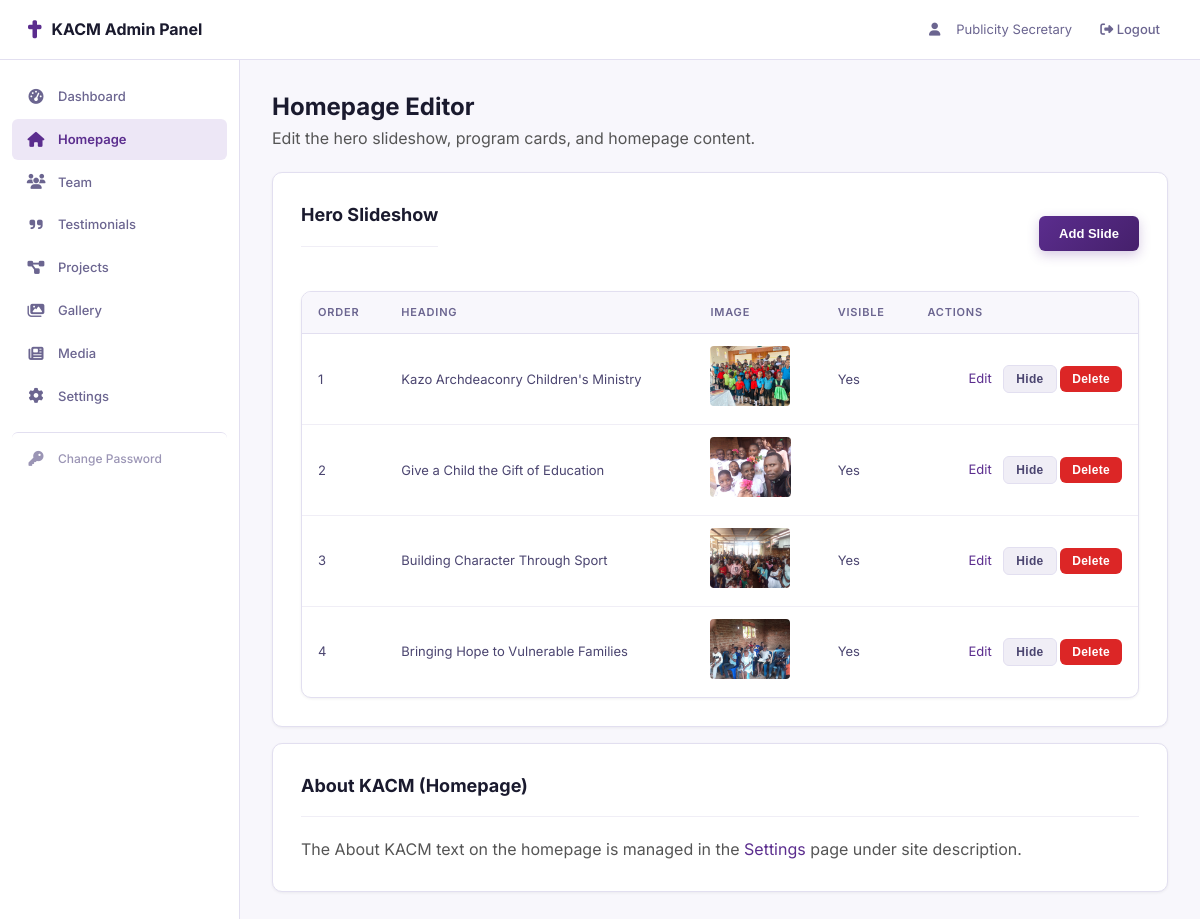
The app's page /admin/homepage.php (signed in) with its own data.
### tables this page shows
CREATE TABLE hero_slides (
    id INT AUTO_INCREMENT PRIMARY KEY,
    heading VARCHAR(255) NOT NULL,
    subtitle VARCHAR(500) DEFAULT '',
    scripture VARCHAR(500) DEFAULT '',
    button1_text VARCHAR(100) DEFAULT '',
    button1_link VARCHAR(255) DEFAULT '',
    button2_text VARCHAR(100) DEFAULT '',
    button2_link VARCHAR(255) DEFAULT '',
    background_image VARCHAR(255) DEFAULT '',
    display_order INT DEFAULT 0,
    visible TINYINT(1) DEFAULT 1
);

### admin/homepage.php (the view, shortened to what this page needs)
<?php
require_once 'header.php';
$db = getDB();
$slides = $db->query('SELECT * FROM hero_slides ORDER BY display_order ASC')->fetchAll();
?>
<h2>Homepage Editor</h2>
<p style="color:#555; margin-bottom:20px;">Edit the hero slideshow, program cards, and homepage content.</p>
<div class="card">
  <div class="page-header">
    <h2>Hero Slideshow</h2>
    <button class="btn btn-primary" onclick="document.getElementById('slideForm').style.display='block'; document.getElementById('slideForm').reset(); document.getElementById('slideId').value='0'; document.getElementById('formTitle').textContent='Add New Slide';">Add Slide</button>
  </div>
  <div class="table-wrap">
    <table>
      <thead><tr><th>Order</th><th>Heading</th><th>Image</th><th>Visible</th><th>Actions</th></tr></thead>
      <tbody>
        <?php foreach ($slides as $s): ?>
        <tr>
          <td><?= $s['display_order'] ?></td>
          <td><?= htmlspecialchars($s['heading']) ?></td>
          <td><?php if ($s['background_image']): ?><img src="uploads/hero/<?= htmlspecialchars($s['background_image']) ?>" class="img-preview" alt=""><?php else: ?>—<?php endif; ?></td>
          <td><?= $s['visible'] ? 'Yes' : 'No' ?></td>
          <td class="actions">
            <a href="#" onclick="editSlide(<?= $s['id'] ?>, '<?= htmlspecialchars(addslashes($s['heading'])) ?>', '<?= htmlspecialchars(addslashes($s['subtitle'])) ?>', '<?= htmlspecialchars(addslashes($s['scripture'])) ?>', '<?= htmlspecialchars(addslashes($s['button1_text'])) ?>', '<?= htmlspecialchars(addslashes($s['button1_link'])) ?>', '<?= htmlspecialchars(addslashes($s['button2_text'])) ?>', '<?= htmlspecialchars(addslashes($s['button2_link'])) ?>', <?= $s['display_order'] ?>, '<?= htmlspecialchars(addslashes($s['background_image'])) ?>')">Edit</a>
            <form method="POST" style="display:inline">
              <button type="submit" class="btn btn-sm btn-secondary"><?= $s['visible'] ? 'Hide' : 'Show' ?></button>
            </form>
            <form method="POST" style="display:inline" onsubmit="return confirm('Delete this slide?')">
              <button type="submit" class="btn btn-sm btn-danger">Delete</button>
            </form>
          </td>
        </tr>
        <?php endforeach; ?>
      </tbody>
    </table>
  </div>
</div>
<div class="card">
  <h2>About KACM (Homepage)</h2>
  <p style="color:#555;">The About KACM text on the homepage is managed in the <a href="settings.php">Settings</a> page under site description.</p>
</div>
<?php require_once 'footer.php'; ?>

### admin/css/admin.css (style rules this page uses)
* { margin: 0; padding: 0; box-sizing: border-box; }
:root { --primary: #5B2D8E; --primary-dark: #45206B; --primary-light: #7B4DB8; --primary-subtle: #EDE7F6; --secondary: #C9A84C; --secondary-dark: #A88A35; --dark: #1A1A2E; --dark-card: #1e1e3a; --gray-50: #f8f7fc; --gray-100: #f0eef6; --gray-200: #e2dff0; --gray-300: #c5c0d9; --gray-400: #9b95b5; --gray-500: #6b6590; --gray-600: #4b4570; --success: #059669; --danger: #dc2626; --warning: #d97706; --radius: 10px; --radius-sm: 6px; --radius-lg: 16px; --shadow-sm: 0 1px 3px rgba(0,0,0,0.06); --shadow: 0 4px 16px rgba(0,0,0,0.08); --shadow-lg: 0 12px 40px rgba(0,0,0,0.12); --transition: 0.25s cubic-bezier(0.4, 0, 0.2, 1); }
body { font-family: 'Inter', -apple-system, BlinkMacSystemFont, sans-serif; background: var(--gray-50); color: var(--dark); line-height: 1.6; }
a { text-decoration: none; color: var(--primary); }
.btn { display: inline-flex; align-items: center; gap: 6px; padding: 10px 20px; border-radius: var(--radius-sm); font-size: 13px; font-weight: 600; cursor: pointer; border: none; transition: all var(--transition); letter-spacing: 0.3px; white-space: nowrap; }
.btn-primary { background: linear-gradient(135deg, var(--primary), var(--primary-dark)); color: #fff; box-shadow: 0 4px 12px rgba(91,45,142,0.25); }
.btn-secondary { background: var(--gray-100); color: var(--gray-600); border: 1px solid var(--gray-200); }
.btn-danger { background: var(--danger); color: #fff; }
.btn-sm { padding: 6px 12px; font-size: 12px; }
.page-header { display: flex; align-items: center; justify-content: space-between; margin-bottom: 24px; }
.page-header h2 { font-family: 'Inter', sans-serif; font-size: 20px; font-weight: 700; color: var(--dark); display: flex; align-items: center; gap: 10px; }
.page-header .btn { text-transform: none; letter-spacing: 0; }
.table-wrap { background: #fff; border-radius: var(--radius); box-shadow: var(--shadow-sm); border: 1px solid var(--gray-200); overflow: hidden; }
table { width: 100%; border-collapse: collapse; }
table th { background: var(--gray-50); text-align: left; padding: 12px 16px; font-size: 11px; font-weight: 600; color: var(--gray-500); text-transform: uppercase; letter-spacing: 0.8px; border-bottom: 1px solid var(--gray-200); }
table td { padding: 12px 16px; font-size: 13px; color: var(--gray-600); border-bottom: 1px solid var(--gray-100); vertical-align: middle; }
table tr:last-child td { border-bottom: none; }
table .actions { white-space: nowrap; text-align: right; }
table .actions a { margin-left: 6px; font-size: 13px; padding: 4px 8px; border-radius: 4px; transition: all var(--transition); }
.card { background: #fff; border-radius: var(--radius); box-shadow: var(--shadow-sm); border: 1px solid var(--gray-200); padding: 28px; margin-bottom: 16px; }
.card h2 { font-family: 'Inter', sans-serif; font-size: 18px; font-weight: 700; margin-bottom: 20px; padding-bottom: 16px; border-bottom: 1px solid var(--gray-100); color: var(--dark); }
.img-preview { max-width: 100px; max-height: 60px; border-radius: 4px; object-fit: cover; }

### records on screen
hero_slides: display_order "1", heading "Kazo Archdeaconry Children's Ministry", background_image (picture), visible "Yes"
hero_slides: display_order "2", heading "Give a Child the Gift of Education", background_image (picture), visible "Yes"
hero_slides: display_order "3", heading "Building Character Through Sport", background_image (picture), visible "Yes"
hero_slides: display_order "4", heading "Bringing Hope to Vulnerable Families", background_image (picture), visible "Yes"

### other values on screen
$_SESSION['display_name'] "Publicity Secretary"
